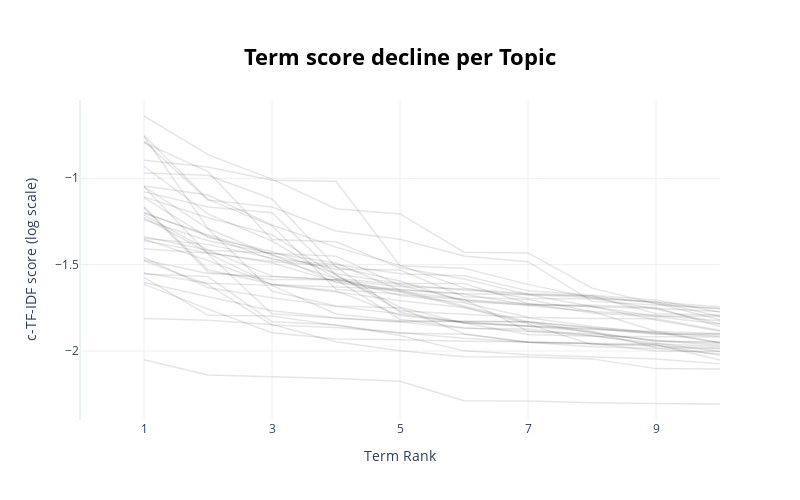

Here is the notebook cell this chart was saved with:
### Code cell
topic_model.visualize_term_rank(log_scale=True)

### Figure 1 — Plotly figure (JSON) as saved in the notebook; plotly's stock layout.template omitted (floating-point values rounded to 4 significant figures)
{"data": [{"hovertext": "<b>Topic -1</b>:services_business_management_2021_", "line": {"color": "black", "width": 1.5}, "mode": "lines+lines", "name": "", "opacity": 0.1, "type": "scatter", "x": [1, 2, 3, 4, 5, 6, 7, 8, 9, 10], "y": [-2.05, -2.139, -2.149, -2.159, -2.176, -2.288, -2.29, -2.3, -2.304, -2.307]}, {"hovertext": "<b>Topic 0</b>:services_courses_cloud_software_web", "line": {"color": "black", "width": 1.5}, "mode": "lines+lines", "name": "", "opacity": 0.1, "type": "scatter", "x": [1, 2, 3, 4, 5, 6, 7, 8, 9, 10], "y": [-1.811, -1.823, -1.847, -1.946, -1.998, -2.034, -2.035, -2.046, -2.102, -2.104]}, {"hovertext": "<b>Topic 1</b>:car_vehicle_cars_mercedes_tyres_tyr", "line": {"color": "black", "width": 1.5}, "mode": "lines+lines", "name": "", "opacity": 0.1, "type": "scatter", "x": [1, 2, 3, 4, 5, 6, 7, 8, 9, 10], "y": [-1.352, -1.476, -1.616, -1.658, -1.709, -1.748, -1.843, -1.963, -1.964, -2.052]}, {"hovertext": "<b>Topic 2</b>:shop_wedding_incense_hair_accessori", "line": {"color": "black", "width": 1.5}, "mode": "lines+lines", "name": "", "opacity": 0.1, "type": "scatter", "x": [1, 2, 3, 4, 5, 6, 7, 8, 9, 10], "y": [-1.554, -1.569, -1.831, -1.848, -1.911, -1.999, -2.022, -2.034, -2.046, -2.074]}, {"hovertext": "<b>Topic 3</b>:food_menu_sauce_chicken_roast_dishe", "line": {"color": "black", "width": 1.5}, "mode": "lines+lines", "name": "", "opacity": 0.1, "type": "scatter", "x": [1, 2, 3, 4, 5, 6, 7, 8, 9, 10], "y": [-1.473, -1.551, -1.57, -1.587, -1.816, -1.866, -1.886, -1.9, -1.938, -1.956]}, {"hovertext": "<b>Topic 4</b>:business_accounting_accountants_acc", "line": {"color": "black", "width": 1.5}, "mode": "lines+lines", "name": "", "opacity": 0.1, "type": "scatter", "x": [1, 2, 3, 4, 5, 6, 7, 8, 9, 10], "y": [-1.338, -1.417, -1.432, -1.491, -1.648, -1.739, -1.83, -1.863, -1.894, -1.953]}, {"hovertext": "<b>Topic 5</b>:sensor_sensors_machining_machines_a", "line": {"color": "black", "width": 1.5}, "mode": "lines+lines", "name": "", "opacity": 0.1, "type": "scatter", "x": [1, 2, 3, 4, 5, 6, 7, 8, 9, 10], "y": [-1.614, -1.758, -1.894, -1.931, -1.934, -1.944, -1.948, -1.955, -2.0, -2.003]}, {"hovertext": "<b>Topic 6</b>:treatment_dental_skin_treatments_im", "line": {"color": "black", "width": 1.5}, "mode": "lines+lines", "name": "", "opacity": 0.1, "type": "scatter", "x": [1, 2, 3, 4, 5, 6, 7, 8, 9, 10], "y": [-1.36, -1.432, -1.482, -1.511, -1.776, -1.837, -1.857, -1.888, -1.981, -1.987]}, {"hovertext": "<b>Topic 7</b>:care_support_services_families_supp", "line": {"color": "black", "width": 1.5}, "mode": "lines+lines", "name": "", "opacity": 0.1, "type": "scatter", "x": [1, 2, 3, 4, 5, 6, 7, 8, 9, 10], "y": [-1.049, -1.439, -1.784, -1.81, -1.831, -1.869, -1.873, -1.911, -1.965, -2.025]}, {"hovertext": "<b>Topic 8</b>:property_rent_valuation_estate_land", "line": {"color": "black", "width": 1.5}, "mode": "lines+lines", "name": "", "opacity": 0.1, "type": "scatter", "x": [1, 2, 3, 4, 5, 6, 7, 8, 9, 10], "y": [-1.166, -1.528, -1.613, -1.651, -1.794, -1.833, -1.854, -1.871, -1.9, -1.9]}, {"hovertext": "<b>Topic 9</b>:club_training_membership_gym_sessio", "line": {"color": "black", "width": 1.5}, "mode": "lines+lines", "name": "", "opacity": 0.1, "type": "scatter", "x": [1, 2, 3, 4, 5, 6, 7, 8, 9, 10], "y": [-1.574, -1.793, -1.797, -1.852, -1.896, -1.903, -1.949, -1.957, -1.958, -1.974]}, {"hovertext": "<b>Topic 10</b>:licensee_licensed_construction_pro", "line": {"color": "black", "width": 1.5}, "mode": "lines+lines", "name": "", "opacity": 0.1, "type": "scatter", "x": [1, 2, 3, 4, 5, 6, 7, 8, 9, 10], "y": [-1.478, -1.616, -1.849, -1.864, -1.895, -1.926, -1.949, -1.957, -1.971, -1.983]}, {"hovertext": "<b>Topic 11</b>:recruitment_candidates_jobs_job_hr", "line": {"color": "black", "width": 1.5}, "mode": "lines+lines", "name": "", "opacity": 0.1, "type": "scatter", "x": [1, 2, 3, 4, 5, 6, 7, 8, 9, 10], "y": [-1.171, -1.543, -1.585, -1.588, -1.656, -1.7, -1.886, -1.911, -1.956, -2.003]}, {"hovertext": "<b>Topic 12</b>:personal_vacuum_hotels_gift_inform", "line": {"color": "black", "width": 1.5}, "mode": "lines+lines", "name": "", "opacity": 0.1, "type": "scatter", "x": [1, 2, 3, 4, 5, 6, 7, 8, 9, 10], "y": [-1.549, -1.608, -1.62, -1.786, -1.826, -1.827, -1.831, -1.888, -1.946, -1.947]}, {"hovertext": "<b>Topic 13</b>:heating_plumbing_boiler_gas_engine", "line": {"color": "black", "width": 1.5}, "mode": "lines+lines", "name": "", "opacity": 0.1, "type": "scatter", "x": [1, 2, 3, 4, 5, 6, 7, 8, 9, 10], "y": [-0.896, -0.9344, -1.011, -1.018, -1.507, -1.521, -1.614, -1.693, -1.757, -1.842]}, {"hovertext": "<b>Topic 14</b>:doors_blinds_windows_window_hardwo", "line": {"color": "black", "width": 1.5}, "mode": "lines+lines", "name": "", "opacity": 0.1, "type": "scatter", "x": [1, 2, 3, 4, 5, 6, 7, 8, 9, 10], "y": [-1.079, -1.166, -1.2, -1.559, -1.767, -1.787, -1.808, -1.857, -1.895, -1.916]}, {"hovertext": "<b>Topic 15</b>:training_cpfi_counselling_psychoth", "line": {"color": "black", "width": 1.5}, "mode": "lines+lines", "name": "", "opacity": 0.1, "type": "scatter", "x": [1, 2, 3, 4, 5, 6, 7, 8, 9, 10], "y": [-1.604, -1.685, -1.767, -1.808, -1.829, -1.829, -1.83, -1.867, -1.903, -1.905]}, {"hovertext": "<b>Topic 16</b>:hours_message_01908_place_app_test", "line": {"color": "black", "width": 1.5}, "mode": "lines+lines", "name": "", "opacity": 0.1, "type": "scatter", "x": [1, 2, 3, 4, 5, 6, 7, 8, 9, 10], "y": [-1.408, -1.435, -1.615, -1.63, -1.644, -1.668, -1.674, -1.691, -1.719, -1.744]}, {"hovertext": "<b>Topic 17</b>:cleaning_clean_roof_cleaner_cleane", "line": {"color": "black", "width": 1.5}, "mode": "lines+lines", "name": "", "opacity": 0.1, "type": "scatter", "x": [1, 2, 3, 4, 5, 6, 7, 8, 9, 10], "y": [-0.7566, -1.291, -1.654, -1.74, -1.751, -1.9, -1.949, -1.975, -1.986, -2.017]}, {"hovertext": "<b>Topic 18</b>:logistics_freight_courier_transpor", "line": {"color": "black", "width": 1.5}, "mode": "lines+lines", "name": "", "opacity": 0.1, "type": "scatter", "x": [1, 2, 3, 4, 5, 6, 7, 8, 9, 10], "y": [-1.24, -1.361, -1.435, -1.451, -1.62, -1.705, -1.737, -1.771, -1.886, -1.953]}, {"hovertext": "<b>Topic 19</b>:office_rooms_centre_offices_facili", "line": {"color": "black", "width": 1.5}, "mode": "lines+lines", "name": "", "opacity": 0.1, "type": "scatter", "x": [1, 2, 3, 4, 5, 6, 7, 8, 9, 10], "y": [-1.457, -1.634, -1.692, -1.742, -1.786, -1.838, -1.904, -1.915, -1.917, -1.919]}, {"hovertext": "<b>Topic 20</b>:printing_print_frames_processing_f", "line": {"color": "black", "width": 1.5}, "mode": "lines+lines", "name": "", "opacity": 0.1, "type": "scatter", "x": [1, 2, 3, 4, 5, 6, 7, 8, 9, 10], "y": [-1.203, -1.327, -1.441, -1.604, -1.657, -1.744, -1.836, -1.896, -1.941, -1.967]}, {"hovertext": "<b>Topic 21</b>:financial_mortgage_mortgages_pensi", "line": {"color": "black", "width": 1.5}, "mode": "lines+lines", "name": "", "opacity": 0.1, "type": "scatter", "x": [1, 2, 3, 4, 5, 6, 7, 8, 9, 10], "y": [-0.9689, -0.983, -1.12, -1.513, -1.595, -1.715, -1.733, -1.743, -1.82, -1.885]}, {"hovertext": "<b>Topic 22</b>:law_solicitors_legal_mediation_dis", "line": {"color": "black", "width": 1.5}, "mode": "lines+lines", "name": "", "opacity": 0.1, "type": "scatter", "x": [1, 2, 3, 4, 5, 6, 7, 8, 9, 10], "y": [-1.108, -1.228, -1.327, -1.561, -1.747, -1.838, -1.856, -1.876, -1.887, -1.898]}, {"hovertext": "<b>Topic 23</b>:church_prayer_christian_community_", "line": {"color": "black", "width": 1.5}, "mode": "lines+lines", "name": "", "opacity": 0.1, "type": "scatter", "x": [1, 2, 3, 4, 5, 6, 7, 8, 9, 10], "y": [-1.112, -1.343, -1.423, -1.553, -1.609, -1.609, -1.725, -1.78, -1.801, -1.844]}, {"hovertext": "<b>Topic 24</b>:electrical_electrician_electrician", "line": {"color": "black", "width": 1.5}, "mode": "lines+lines", "name": "", "opacity": 0.1, "type": "scatter", "x": [1, 2, 3, 4, 5, 6, 7, 8, 9, 10], "y": [-0.7528, -1.122, -1.275, -1.642, -1.672, -1.703, -1.727, -1.743, -1.754, -1.771]}, {"hovertext": "<b>Topic 25</b>:taxi_airport_taxis_transfers_drive", "line": {"color": "black", "width": 1.5}, "mode": "lines+lines", "name": "", "opacity": 0.1, "type": "scatter", "x": [1, 2, 3, 4, 5, 6, 7, 8, 9, 10], "y": [-1.045, -1.097, -1.27, -1.399, -1.504, -1.635, -1.696, -1.697, -1.715, -1.8]}, {"hovertext": "<b>Topic 26</b>:engineering_construction_asphalt_g", "line": {"color": "black", "width": 1.5}, "mode": "lines+lines", "name": "", "opacity": 0.1, "type": "scatter", "x": [1, 2, 3, 4, 5, 6, 7, 8, 9, 10], "y": [-1.347, -1.383, -1.462, -1.581, -1.679, -1.721, -1.804, -1.812, -1.813, -1.879]}, {"hovertext": "<b>Topic 27</b>:massage_acupuncture_chiropractic_t", "line": {"color": "black", "width": 1.5}, "mode": "lines+lines", "name": "", "opacity": 0.1, "type": "scatter", "x": [1, 2, 3, 4, 5, 6, 7, 8, 9, 10], "y": [-1.198, -1.336, -1.47, -1.499, -1.552, -1.565, -1.651, -1.678, -1.705, -1.776]}, {"hovertext": "<b>Topic 28</b>:removals_roofing_removal_frosts_pa", "line": {"color": "black", "width": 1.5}, "mode": "lines+lines", "name": "", "opacity": 0.1, "type": "scatter", "x": [1, 2, 3, 4, 5, 6, 7, 8, 9, 10], "y": [-0.9303, -1.206, -1.363, -1.581, -1.614, -1.648, -1.673, -1.682, -1.784, -1.792]}, {"hovertext": "<b>Topic 29</b>:dog_dogs_breeding_pet_groomers_gro", "line": {"color": "black", "width": 1.5}, "mode": "lines+lines", "name": "", "opacity": 0.1, "type": "scatter", "x": [1, 2, 3, 4, 5, 6, 7, 8, 9, 10], "y": [-0.7931, -0.9618, -1.354, -1.367, -1.519, -1.583, -1.673, -1.742, -1.799, -1.799]}, {"hovertext": "<b>Topic 30</b>:password_reset_confirm_email_pizza", "line": {"color": "black", "width": 1.5}, "mode": "lines+lines", "name": "", "opacity": 0.1, "type": "scatter", "x": [1, 2, 3, 4, 5, 6, 7, 8, 9, 10], "y": [-1.213, -1.415, -1.567, -1.589, -1.627, -1.642, -1.668, -1.682, -1.724, -1.819]}, {"hovertext": "<b>Topic 31</b>:safety_logistics_nrc_cable_protect", "line": {"color": "black", "width": 1.5}, "mode": "lines+lines", "name": "", "opacity": 0.1, "type": "scatter", "x": [1, 2, 3, 4, 5, 6, 7, 8, 9, 10], "y": [-1.228, -1.429, -1.491, -1.6, -1.645, -1.672, -1.732, -1.735, -1.748, -1.859]}, {"hovertext": "<b>Topic 32</b>:flooring_carpet_carpets_vinyl_cfs_", "line": {"color": "black", "width": 1.5}, "mode": "lines+lines", "name": "", "opacity": 0.1, "type": "scatter", "x": [1, 2, 3, 4, 5, 6, 7, 8, 9, 10], "y": [-0.6394, -0.8634, -1.005, -1.176, -1.206, -1.428, -1.432, -1.636, -1.727, -1.755]}, {"hovertext": "<b>Topic 33</b>:valves_systems_pumps_dryers_equipm", "line": {"color": "black", "width": 1.5}, "mode": "lines+lines", "name": "", "opacity": 0.1, "type": "scatter", "x": [1, 2, 3, 4, 5, 6, 7, 8, 9, 10], "y": [-1.048, -1.291, -1.447, -1.527, -1.532, -1.685, -1.702, -1.771, -1.793, -1.825]}, {"hovertext": "<b>Topic 34</b>:security_alarms_alarm_guards_extin", "line": {"color": "black", "width": 1.5}, "mode": "lines+lines", "name": "", "opacity": 0.1, "type": "scatter", "x": [1, 2, 3, 4, 5, 6, 7, 8, 9, 10], "y": [-0.7849, -1.126, -1.167, -1.305, -1.353, -1.45, -1.483, -1.713, -1.733, -1.755]}], "layout": {"height": 500, "hoverlabel": {"bgcolor": "white", "font": {"family": "Rockwell", "size": 16}}, "showlegend": false, "title": {"font": {"color": "Black", "size": 22}, "text": "<b>Term score decline per Topic</b>", "x": 0.5, "xanchor": "center", "y": 0.9, "yanchor": "top"}, "width": 800, "xaxis": {"dtick": 2, "range": [0, 10], "tick0": 1, "title": {"text": "Term Rank"}}, "yaxis": {"title": {"text": "c-TF-IDF score (log scale)"}}}}
